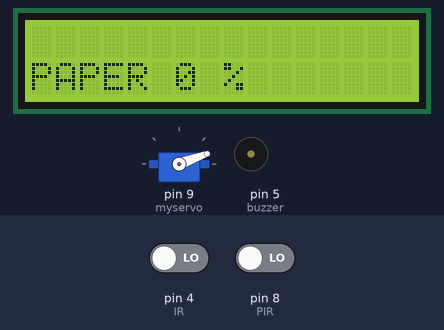
The sketch below on a simulated Arduino Uno, built with avr-gcc and run on an emulated ATmega328P. Parts: servo, 16×2 character LCD, buzzer (waves = sounding). Inputs (shaded band) come from the test bench; at power-on: pin 8 (PIR) LOW, pin 4 (IR) LOW. No radio packets arrive unless stated.

Above: at 1.2 s.
1.3 s: pin 8 (PIR) driven HIGH
At 4.7 s:
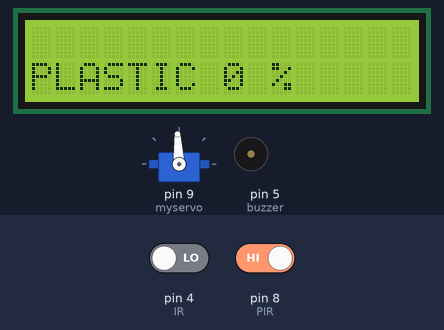
4.8 s: pin 4 (IR) driven HIGH
At 9.4 s:
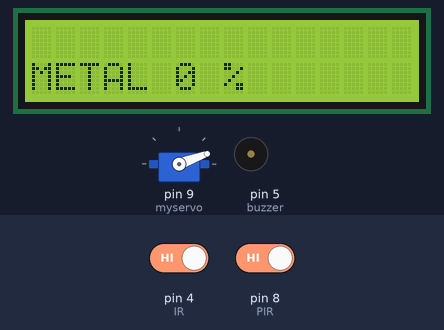
11.2 s: pin 4 (IR) driven LOW
At 13.5 s:
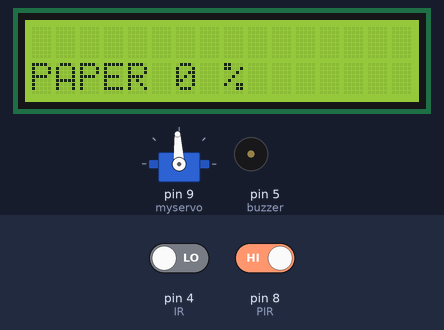
16.5 s: pin 8 (PIR) driven LOW
At 21.1 s:
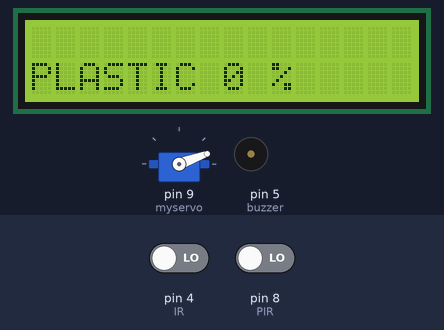
Timing chart, 0 to 22.8 s (numbered marks = the images above; inputs shaded):
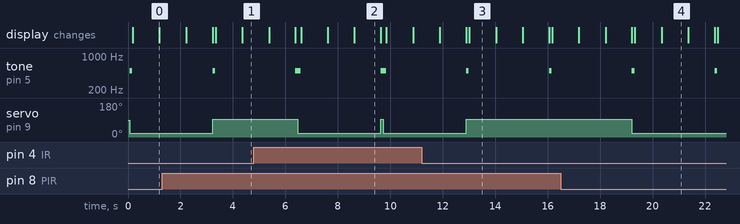

Measured:
- after the input at 1.3 s, servo on pin 9 (myservo): 20° → 93° after 1.9 s
- after the input at 4.8 s, servo on pin 9 (myservo): 93° → 20° after 1.7 s, → 93° 3.2 s later, → 20° 0.10 s later
- after the input at 11.2 s, servo on pin 9 (myservo): goes on until 12.9 s, then stays 93°
- after the input at 16.5 s, servo on pin 9 (myservo): 93° → 20° after 2.7 s
- by itself, tone on pin 5 (buzzer): alternates 500 Hz for 0.20 s and silent for 3.1 s
- what the display in image 0 shows lasts 1.0 s, from 0.2 s to 1.2 s

The sketch:

receiver_test.ino
```cpp
#include <ServoTimer2.h>

#include <RH_ASK.h>
#include <SPI.h>
#include <LiquidCrystal_I2C.h>


ServoTimer2 myservo;


LiquidCrystal_I2C lcd(0x27,16,2);

RH_ASK driver;


const int IR = 4;
const int buzzer = 5;
const int LED = 13;
 const int PIR = 8;
float level1, level2, level3;
int display1, display2, display3;
float  quotient1,  quotient2,  quotient3;
int max = 120;
String str_cm1, str_cm2, str_cm3;
String str_out;
const int OPEN = 1500;
const int CLOSE = 750;
const int SERVO = 9;
#define BUFSIZE 9


void setup()
{
    Serial.begin(9600);
    if (!driver.init()) {
         lcd.print("no radio");
    }
    myservo.attach(9);
         lcd.init();
   lcd.backlight();
}


void loop()
{

if(digitalRead(PIR) == HIGH){
      myservo.write(1500);
     tone(buzzer, 500);
     delay(100);
     noTone(buzzer);
    }
if(digitalRead(PIR) == LOW){
      myservo.write(750);
     tone(buzzer, 500);
     delay(100);
     noTone(buzzer);
 }
 if(digitalRead(IR) == HIGH){
      myservo.write(750);
     tone(buzzer, 500);
     digitalWrite(LED, HIGH);
     delay(100);
     noTone(buzzer);
       digitalWrite(LED, LOW);
 }

    uint8_t buf[BUFSIZE];
    uint8_t buflen = sizeof(buf);

    buflen = BUFSIZE;
    if (driver.recv(buf, &buflen))
    str_out = String((char*)buf);

   for (int i = 0; i < str_out.length(); i++){
    if (str_out.substring(i, i+1) == ","){
      str_cm1 = str_out.substring(0, i);
       str_cm2 = str_out.substring(i+1);
        str_cm3 = str_out.substring(1,i);
        break;
        delay(100);
      }
    }

    level1 = str_cm1.toFloat();
        level2 = str_cm2.toFloat();
            level3 = str_cm3.toFloat();

  quotient1 = level1 / max;
  display1 = quotient1 * max;
  quotient2 = level2 / max;
  display2 = quotient2 * max;
  quotient3 = level3 / max;
  display3 = quotient3 * max;


     lcd.setCursor(0, 1);
    lcd.print("PAPER ");
    lcd.print(display1);
    lcd.print(" %       ");
    delay(1000);
    lcd.clear();
       lcd.setCursor(0, 1);
    lcd.print("PLASTIC ");
    lcd.print(display2);
    lcd.print(" %       ");
    delay(1000);
    lcd.clear();
       lcd.setCursor(0, 1);
    lcd.print("METAL ");
    lcd.print(display3);
    lcd.print(" %       ");
    delay(1000);
    lcd.clear();
    }
```
